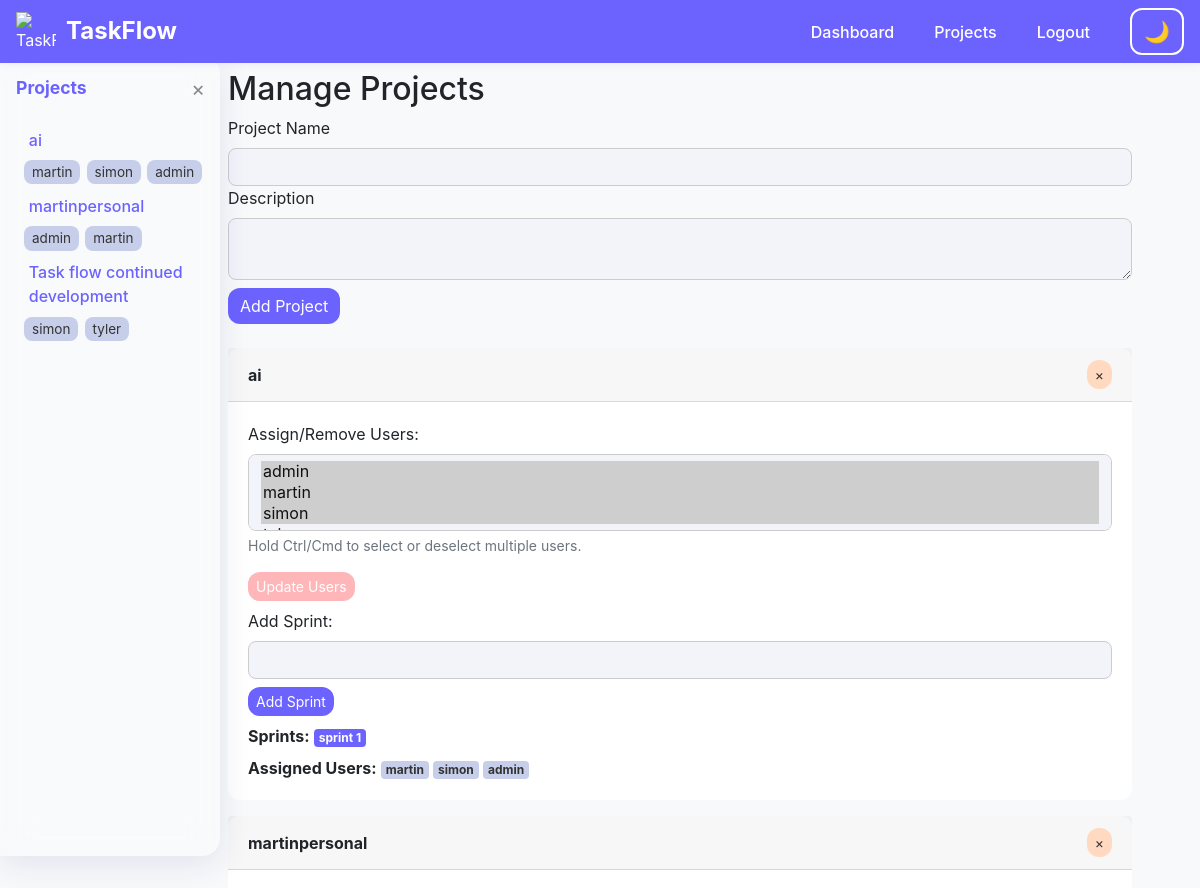
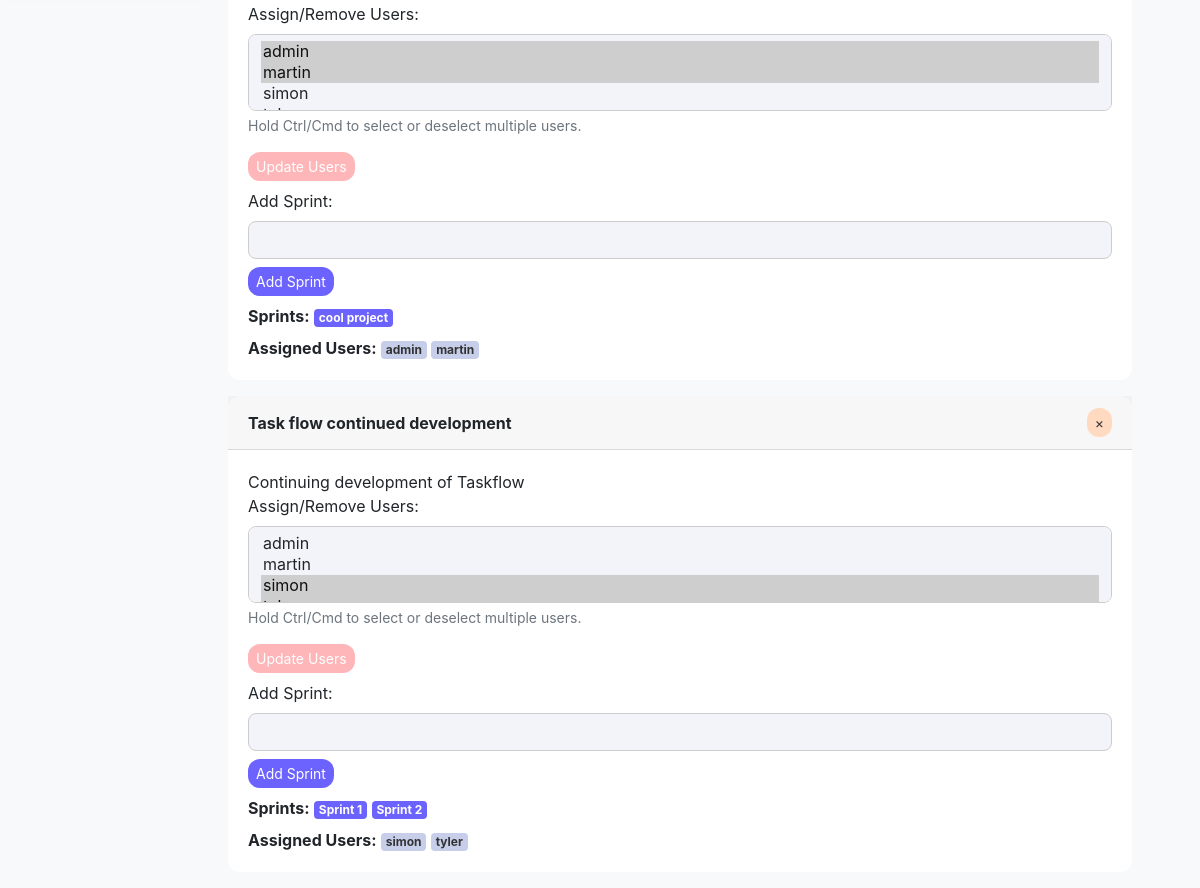
The page /projects (signed in) on the database its author committed (2 pictures, top to bottom).
### app.py (models this page shows)
class Project(db.Model):
    id = db.Column(db.Integer, primary_key=True)
    name = db.Column(db.String(120), unique=True, nullable=False)
    description = db.Column(db.Text, nullable=True)
    users = db.relationship('User', secondary=user_project, back_populates='projects')
    sprints = db.relationship('Sprint', backref='project', lazy=True)
    tasks = db.relationship('Task', backref='project', lazy=True)

class User(db.Model):
    id = db.Column(db.Integer, primary_key=True)
    username = db.Column(db.String(80), unique=True, nullable=False)
    password = db.Column(db.String(200), nullable=False)
    role = db.Column(db.String(10), nullable=False)
    tasks = db.relationship('Task', backref='user', lazy=True, foreign_keys='Task.user_id')
    assigned_tasks = db.relationship('Task', backref='assignee', lazy=True, foreign_keys='Task.assignee_id')
    projects = db.relationship('Project', secondary=user_project, back_populates='users')

class Sprint(db.Model):
    id = db.Column(db.Integer, primary_key=True)
    name = db.Column(db.String(120), nullable=False)
    project_id = db.Column(db.Integer, db.ForeignKey('project.id'), nullable=False)
    tasks = db.relationship('Task', backref='sprint', lazy=True)

### app.py (the view, shortened to what this page needs)
@app.route('/projects', methods=['GET', 'POST'])
@login_required
def manage_projects():
    projects = Project.query.all()
    users = User.query.all()
    user = User.query.get(session['user_id'])
    return render_template('projects.html', projects=projects, users=users, user=user, role=session.get('role'))

### app.py (called while the page is built)
def login_required(f):
    from functools import wraps
    @wraps(f)
    def decorated_function(*args, **kwargs):
        if 'user_id' not in session:
            flash('Please login first.', 'warning')
            return redirect(url_for('login'))
        return f(*args, **kwargs)
    return decorated_function

@app.before_request
def inject_sidebar_projects():
    g.projects = []
    g.selected_project = None
    if 'user_id' in session:
        user = User.query.get(session['user_id'])
        g.projects = user.projects if session.get('role') != 'admin' else Project.query.all()
        project_id = request.args.get('project', type=int)
        if project_id:
            g.selected_project = Project.query.get(project_id)

### templates/projects.html (shortened to what this page needs)
{% extends 'base.html' %}
{% block content %}
<h2>Manage Projects</h2>
{% if role == 'admin' %}
<form method="POST" class="mb-4">
  <label for="name">Project Name</label>
  <input id="name" name="name" class="form-control" required>
  <label for="description">Description</label>
  <textarea id="description" name="description" class="form-control"></textarea>
  <button class="btn btn-primary mt-2">Add Project</button>
</form>
{% endif %}
{% for project in projects %}
  <div class="card mb-3">
    <div class="card-header d-flex justify-content-between align-items-center">
      <strong>{{ project.name }}</strong>
      {% if role == 'admin' %}
      <form method="POST" action="{{ url_for('delete_project', project_id=project.id) }}" style="display:inline;" onsubmit="return confirm('Delete this project and all its data?');">
        <button class="btn btn-danger btn-sm" title="Delete Project">&times;</button>
      </form>
      {% endif %}
    </div>
    <div class="card-body">
      <div>{{ project.description }}</div>
      {% if role == 'admin' %}
      <form method="POST" action="{{ url_for('assign_users_to_project', project_id=project.id) }}">
        <label>Assign/Remove Users:</label>
        <select name="user_ids" multiple class="form-control" size="3">
          {% for u in users %}
            <option value="{{ u.id }}" {% if u in project.users %}selected{% endif %}>{{ u.username }}</option>
          {% endfor %}
        </select>
        <small class="form-text text-muted mb-2">Hold Ctrl/Cmd to select or deselect multiple users.</small>
        <button class="btn btn-secondary btn-sm mt-2">Update Users</button>
      </form>
      {% endif %}
      <form method="POST" action="{{ url_for('add_sprint', project_id=project.id) }}" class="mt-2">
        <label>Add Sprint:</label>
        <input name="name" class="form-control" required>
        <button class="btn btn-info btn-sm mt-2">Add Sprint</button>
      </form>
      <div class="mt-2">
        <strong>Sprints:</strong>
        {% for sprint in project.sprints %}
          <span class="badge badge-primary">{{ sprint.name }}</span>
        {% endfor %}
      </div>
      <div class="mt-2">
        <strong>Assigned Users:</strong>
        {% for u in project.users %}
          <span class="badge badge-info">{{ u.username }}</span>
        {% endfor %}
      </div>
    </div>
  </div>
{% endfor %}
{% endblock %}

### templates/base.html (shortened to what this page needs)
<!DOCTYPE html>
<html lang="en">
<head>
    <link rel="stylesheet" href="https://cdn.jsdelivr.net/npm/bootstrap@4.6.2/dist/css/bootstrap.min.css">
</head>
<body class="light-mode">
<nav class="navbar navbar-expand-lg navbar-light bg-light fixed-top" aria-label="Main navigation">
  <span class="logo-title">
    <img src="https://img.icons8.com/ios-filled/50/000000/task.png" alt="TaskFlow Logo" aria-hidden="true">
    <span class="h4 mb-0" style="font-weight: bold;">TaskFlow</span>
  </span>
  <div class="ml-auto d-flex align-items-center">
    {% if session.get('user_id') %}
      <a href="{{ url_for('dashboard') }}" class="nav-link d-inline">Dashboard</a>
      {% if session.get('role') == 'admin' %}
      <a href="{{ url_for('manage_projects') }}" class="nav-link d-inline">Projects</a>
      {% endif %}
      <a href="{{ url_for('logout') }}" class="nav-link d-inline">Logout</a>
    {% else %}
      <a href="{{ url_for('login') }}" class="nav-link d-inline">Login</a>
      <a href="{{ url_for('register') }}" class="nav-link d-inline">Register</a>
    {% endif %}
    <button class="btn btn-outline-secondary theme-toggle" id="theme-toggle-btn" aria-label="Toggle dark/light mode" aria-pressed="false">
      <span id="theme-toggle-icon">🌙</span>
    </button>
  </div>
</nav>
{% set show_sidebar = session.get('user_id') and request.endpoint not in ['login', 'register'] %}
{% if show_sidebar %}
<div id="sidebar" class="{% if session.get('theme') == 'dark' %}dark-mode{% endif %}" tabindex="0" aria-label="Project navigation">
  <div class="sidebar-header">
    Projects
    <button class="sidebar-toggle" onclick="toggleSidebar()" aria-label="Collapse sidebar">&times;</button>
  </div>
  {% if g.get('projects') %}
    {% for project in g.projects %}
      <div>
        <a href="{{ url_for('dashboard', project=project.id) }}" class="project-link" tabindex="0" aria-current="">
          <span>{{ project.name }}</span>
        </a>
        {% if project.users %}
          <div class="assigned-users" aria-label="Assigned users">
            {% for user in project.users %}
              <span class="user-badge" title="{{ user.username }}">{{ user.username }}</span>
            {% endfor %}
          </div>
        {% endif %}
      </div>
    {% endfor %}
  {% else %}
    <span class="text-muted">No projects assigned.</span>
  {% endif %}
</div>
{% endif %}
<div class="main-content{% if show_sidebar %}{% else %} sidebar-collapsed{% endif %}" id="main-content" role="main" style="min-height:100vh; width:100vw;">
    <div style="margin-top:70px;">
      {% block content %}{% endblock %}
    </div>
</div>
{% set messages = get_flashed_messages(with_categories=true) %}
</body>
</html>

### templates/base.html (style rules this page uses)
:root { --primary-bg: #f8f9fa; --primary-text: #212529; --secondary-bg: #23272b; --secondary-text: #f8f9fa; --sidebar-width: 220px; --accent1: #6c63ff; --accent2: #ffb6b9; --accent3: #b5ead7; --accent4: #ffdac1; --accent5: #c7ceea; --card-bg: #fff; --input-bg: #f3f3fa; --card-bg-dark: #23272b; --input-bg-dark: #2a2e39; --border-dark: #444; }
html, body { height: 100%; min-height: 100%; }
body.light-mode { background: #f8f9fa; color: var(--primary-text); --card-bg: #fff; --input-bg: #f3f3fa; }
.navbar, .navbar-light, .navbar.bg-light, .navbar.fixed-top { background: #6c63ff !important; color: #fff !important; border-bottom: none; box-shadow: 0 2px 8px rgba(108,99,255,0.08); }
.navbar .nav-link, .navbar .nav-link:visited { color: #fff !important; font-weight: 500; margin-right: 0.5rem; transition: color 0.2s; }
.navbar .logo-title .h4 { color: #fff !important; text-shadow: 0 1px 4px rgba(108,99,255,0.10); }
.navbar .theme-toggle { border: 2px solid #fff !important; color: #fff !important; background: transparent !important; font-size: 1.3em; margin-left: 1rem; transition: border-color 0.2s, background 0.2s, color 0.2s; }
.logo-title { display: flex; align-items: center; gap: 10px; }
.logo-title img { width: 40px; height: 40px; }
#sidebar { position: fixed; top: 56px; left: 0; height: 100vh; width: var(--sidebar-width); background: rgba(255, 255, 255, 0.18); border-right: 1px solid rgba(255,255,255,0.18); box-shadow: 0 8px 32px 0 rgba(31, 38, 135, 0.10); backdrop-filter: blur(16px) saturate(180%); -webkit-backdrop-filter: blur(16px) saturate(180%); border-radius: 0 18px 18px 0; padding: 1rem 0.5rem 1rem 1rem; transition: transform 0.2s, background 0.3s; z-index: 1030; overflow-y: auto; outline: none; }
#sidebar .sidebar-header { font-weight: bold; margin-bottom: 1rem; font-size: 1.1rem; display: flex; align-items: center; justify-content: space-between; color: var(--accent1, #6c63ff); }
#sidebar .project-link { display: flex; align-items: center; justify-content: space-between; padding: 0.4rem 0.8rem; border-radius: 4px; color: #6c63ff; text-decoration: none; margin-bottom: 2px; transition: background 0.2s, color 0.2s; font-weight: 500; background: transparent; position: relative; }
#sidebar .sidebar-toggle { background: none; border: none; font-size: 1.3rem; color: #888; cursor: pointer; margin-left: 0.5rem; }
#sidebar .assigned-users { font-size: 0.92em; color: #555; margin-left: 0.5rem; margin-bottom: 0.2rem; }
#sidebar .assigned-users .user-badge { background: var(--accent5, #c7ceea); color: #333; border-radius: 8px; padding: 2px 8px; margin-right: 2px; font-size: 0.92em; display: inline-block; }
.main-content { min-height: 100vh; width: 100%; margin-left: var(--sidebar-width); transition: margin-left 0.2s, max-width 0.2s; padding: 0 8px; background: transparent; display: flex; flex-direction: column; box-sizing: border-box; max-width: 100vw; }
@media (min-width: 1200px) { .main-content:not(.sidebar-collapsed) { max-width: calc(100vw - var(--sidebar-width) - 60px); margin-left: var(--sidebar-width); margin-right: auto; } }
.navbar.fixed-top { z-index: 1040; }
.card, .btn, .table { border-radius: 12px !important; background: var(--card-bg, #fff) !important; color: inherit !important; border: none; }
.btn-primary, .btn-info { background: var(--accent1, #6c63ff) !important; border-color: var(--accent1, #6c63ff) !important; color: #fff !important; }
.btn-secondary { background: var(--accent2, #ffb6b9) !important; border-color: var(--accent2, #ffb6b9) !important; border: 10px; color: #fff !important; }
.btn-danger { background: var(--accent4, #ffdac1) !important; border-color: var(--accent4, #ffdac1) !important; color: #333 !important; }
.badge-primary { background: var(--accent1, #6c63ff) !important; }
.badge-info { background: var(--accent5, #c7ceea) !important; color: #333 !important; }
.form-control { background: var(--input-bg, #f3f3fa); color: inherit; border-radius: 8px; border: 1px solid #ccc; }

### rows shown on the page
Project: name "ai"
User: username "martin", {{ u.id }} 2 (drawn)
User: username "simon", {{ u.id }} 3 (drawn)
User: username "admin", {{ u.id }} 1 (drawn)
Project: name "martinpersonal"
Project: name "Task flow continued development", description "Continuing development of Taskflow"
User: username "tyler", {{ u.id }} 4 (drawn)
Sprint: name "sprint 1"
Sprint: name "cool project"
Sprint: name "Sprint 1"
Sprint: name "Sprint 2"

### other values the page prints
form field user_ids "admin ☑ / martin ☑ / simon ☑"
form field user_ids "admin ☑ / martin ☑ / simon"
form field user_ids "admin / martin / simon ☑"
